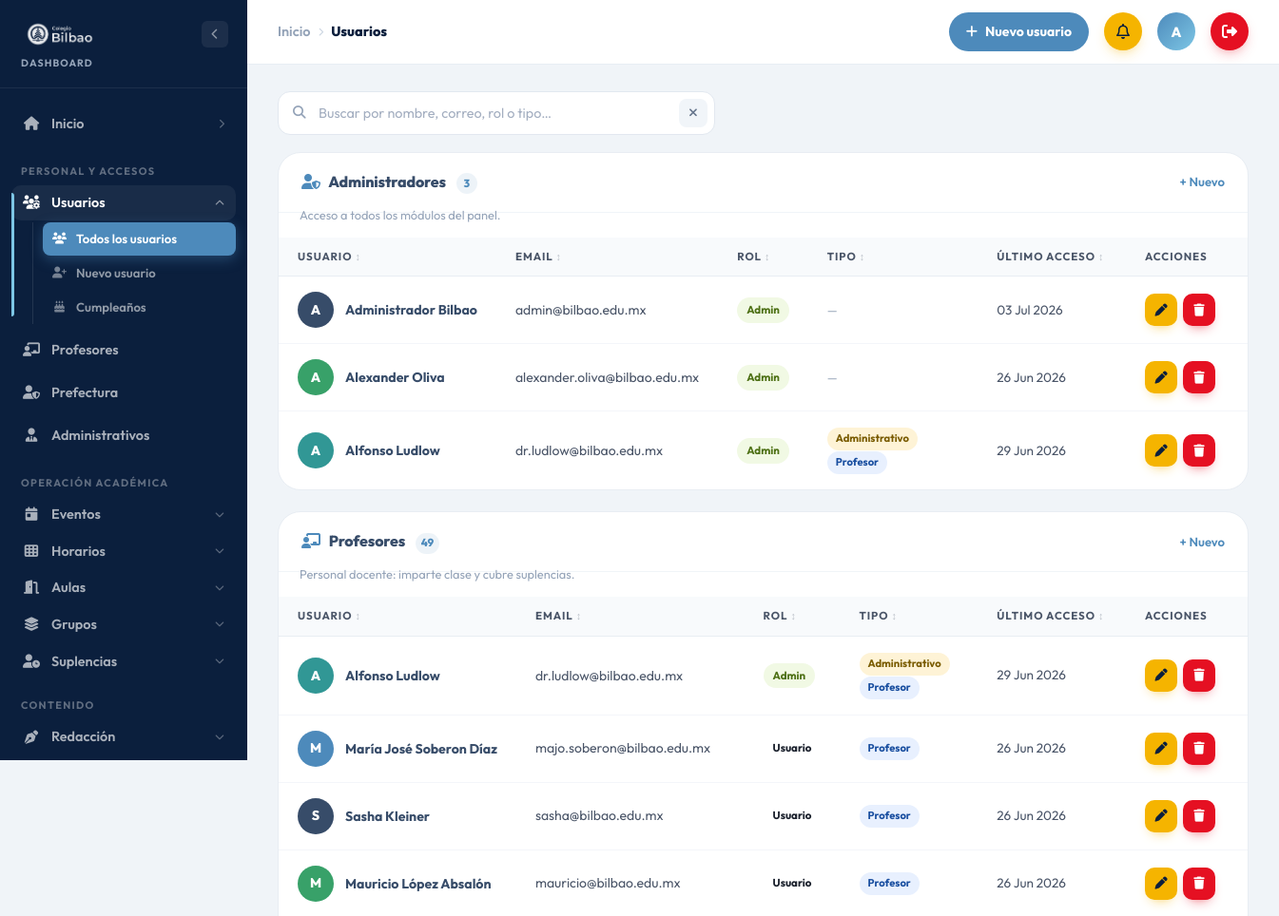
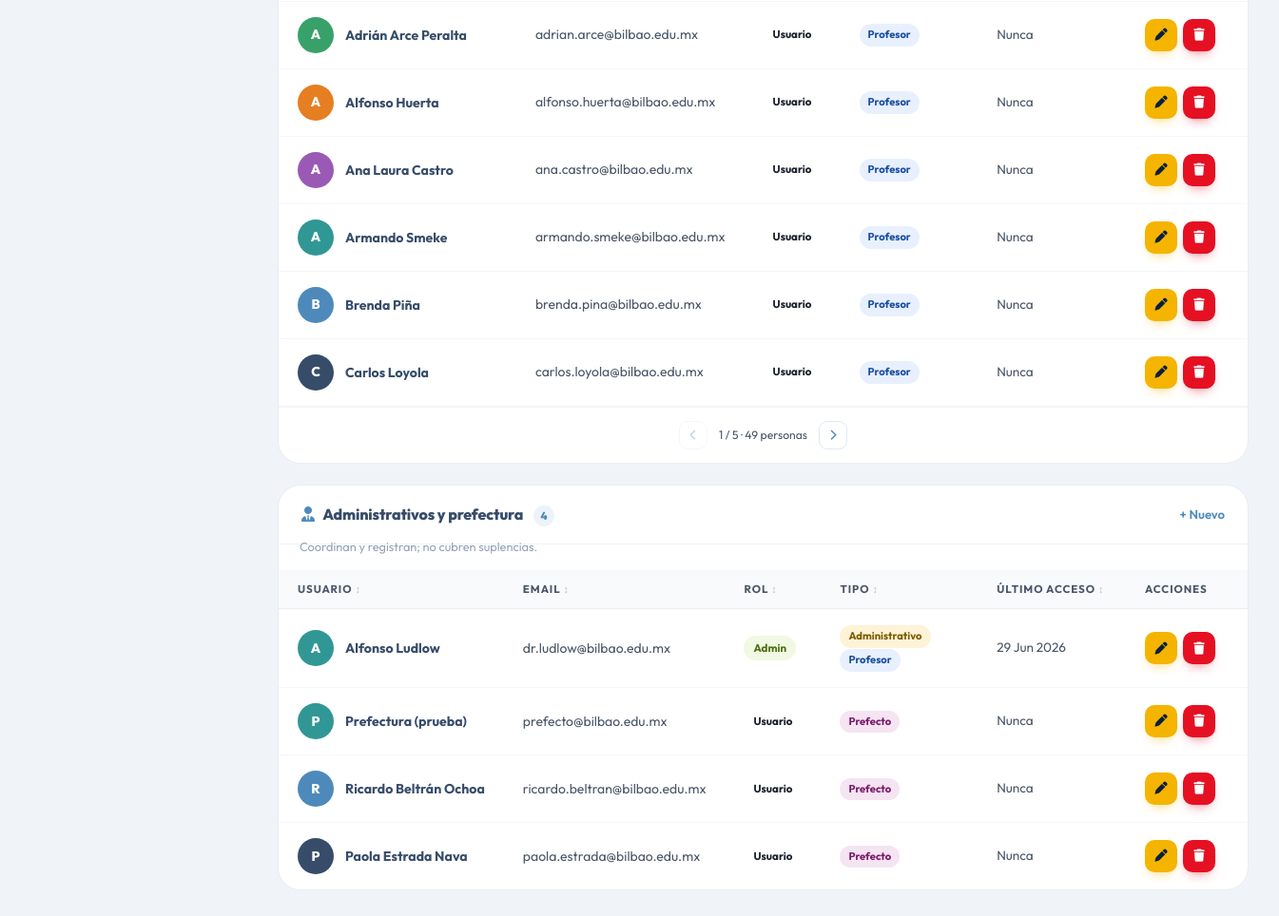
The page /dashboard/usuarios (signed in) on the database its author committed (2 pictures, top to bottom).
### tables this page shows
CREATE TABLE usuarios (
    id               INT UNSIGNED  NOT NULL AUTO_INCREMENT,
    nombre           VARCHAR(120)  NOT NULL,
    email            VARCHAR(180)  NOT NULL,
    password         VARCHAR(255)  NOT NULL,
    rol              ENUM('administrador','usuario') NOT NULL DEFAULT 'usuario',
    rol_redaccion    ENUM('revisor','editor') NULL,   
    tipo_personal    SET('profesor','prefecto','administrativo') NULL,  
    puede_suplir     TINYINT(1)    NOT NULL DEFAULT 1,  
    modulos          VARCHAR(255)  NULL,           
    fecha_nacimiento DATE          NULL,           
    avatar           VARCHAR(255)  NULL,
    ultimo_acceso    DATETIME      NULL,
    creado_en        TIMESTAMP     NOT NULL DEFAULT CURRENT_TIMESTAMP,
    PRIMARY KEY (id),
    UNIQUE KEY uq_email (email)
);

### views/blog/usuarios/index.php (the view, shortened to what the rows shown need)
<?php
$avatarColors = ['#4D8ABB', '#374C69', '#38A169', '#E67E22', '#9B59B6', '#319795'];
$puedeGestionar = ($_SESSION['blog_usuario']['rol'] ?? '') === 'administrador';
function formatAcceso(?string $fecha): string {
    if (!$fecha) return 'Nunca';
    $ts   = strtotime($fecha);
    $hoy  = strtotime('today');
    $ayer = strtotime('yesterday');
    return date('d M Y', $ts);
}
function rolBadgeClass(string $rol): string {
    return $rol === 'administrador' ? 'admin-badge--published' : '';
}
function rolLabel(string $rol): string {
    return $rol === 'administrador' ? 'Admin' : 'Usuario';
}
$ORDEN_TIPOS = ['administrativo', 'profesor', 'prefecto'];
$tiposDe = function ($u) use ($ORDEN_TIPOS) {
    $lista = array_filter(array_map('trim', explode(',', (string)($u->tipo_personal ?? ''))));
    return array_values(array_intersect($ORDEN_TIPOS, $lista));
};
$grupos = [
    [
        'clave'  => 'administradores',
        'titulo' => 'Administradores',
        'sub'    => 'Acceso a todos los módulos del panel.',
        'icon'   => 'fa-user-shield',
        'lista'  => array_values(array_filter($usuarios ?? [],
            fn($u) => $u->rol === 'administrador')),
    ],
    [
        'clave'  => 'profesores',
        'titulo' => 'Profesores',
        'sub'    => 'Personal docente: imparte clase y cubre suplencias.',
        'icon'   => 'fa-chalkboard-user',
        'lista'  => array_values(array_filter($usuarios ?? [],
            fn($u) => in_array('profesor', $tiposDe($u), true))),
    ],
    [
        'clave'  => 'administrativos',
        'titulo' => 'Administrativos y prefectura',
        'sub'    => 'Coordinan y registran; no cubren suplencias.',
        'icon'   => 'fa-user-tie',
        'lista'  => array_values(array_filter($usuarios ?? [],
            fn($u) => (bool)array_intersect(['administrativo', 'prefecto'], $tiposDe($u)))),
    ],
];
?>
<div class="admin-layout">
    <div class="admin-main">
        <main class="admin-content">
            <?php if (empty($usuarios)): ?>
            <div class="admin-panel">
                <div class="admin-empty-state">
                    <img src="/build/assets/img/alex/alex-volley.png" alt="Alex" class="admin-empty-state__img">
                    <p class="admin-empty-state__text">Aún no hay usuarios registrados.</p>
                    <a href="/dashboard/usuarios/crear" class="admin-btn admin-btn--primary">
                        <i class="fa-solid fa-user-plus"></i> Crear primer usuario
                    </a>
                </div>
            </div>
            <?php else: ?>
            <?php foreach ($grupos as $g): ?>
            <div class="admin-panel usr-panel" data-usr-panel>
                <div class="admin-panel__header">
                    <h2 class="admin-panel__title">
                        <i class="fa-solid <?= $g['icon'] ?> usr-panel__icon"></i>
                        <?= s($g['titulo']) ?>
                        <span class="admin-panel__count" data-usr-count><?= count($g['lista']) ?></span>
                    </h2>
                    <?php if ($puedeGestionar): ?>
                    <a href="/dashboard/usuarios/crear" class="admin-panel__action">+ Nuevo</a>
                    <?php endif; ?>
                </div>
                <p class="usr-panel__sub"><?= s($g['sub']) ?></p>
                <?php if (!$g['lista']): ?>
                <p class="usr-panel__vacio">Nadie en este grupo por ahora.</p>
                <?php else: ?>
                <div class="admin-table-scroll">
                    <table class="admin-table" data-table data-table-per="10" data-table-noun="personas">
                        <thead>
                            <tr>
                                <th data-sort="text">Usuario</th>
                                <th data-sort="text">Email</th>
                                <th data-sort="text">Rol</th>
                                <th data-sort="text">Tipo</th>
                                <th data-sort="date">Último acceso</th>
                                <th>Acciones</th>
                            </tr>
                        </thead>
                        <tbody>
                        <?php foreach ($g['lista'] as $i => $u): ?>
                            <?php
                                $color   = $avatarColors[$u->id % count($avatarColors)];
                                $inicial = strtoupper(mb_substr($u->nombre, 0, 1));
                                $tipos   = $tiposDe($u);
                                $buscable = mb_strtolower(implode(' ', array_filter([
                                    $u->nombre,
                                    $u->email,
                                    rolLabel($u->rol),
                                    implode(' ', $tipos),
                                    str_replace(',', ' ', (string)($u->modulos ?? '')),
                                ])), 'UTF-8');
                            ?>
                            <tr data-pager-item data-usr-row data-buscar="<?= s($buscable) ?>"<?= $i >= 10 ? ' class="is-hidden"' : '' ?>>
                                <td data-val="<?= s($u->nombre) ?>">
                                    <div style="display:flex;align-items:center;gap:.75rem;">
                                        <div class="admin-topbar__avatar" style="width:38px;height:38px;font-size:.875rem;flex-shrink:0;background:<?= s($color) ?>;">
                                            <?php if ($u->avatar): ?>
                                                <img src="<?= s($u->avatar) ?>" alt="" style="width:100%;height:100%;object-fit:cover;" onerror="this.parentElement.textContent='<?= s($inicial) ?>'">
                                            <?php else: ?>
                                                <?= s($inicial) ?>
                                            <?php endif; ?>
                                        </div>
                                        <div class="admin-table__title"><?= s($u->nombre) ?></div>
                                    </div>
                                </td>
                                <td style="color:var(--text-gray);font-size:.875rem;"><?= s($u->email) ?></td>
                                <td data-val="<?= s(rolLabel($u->rol)) ?>">
                                    <span class="admin-badge <?= rolBadgeClass($u->rol) ?>"><?= s(rolLabel($u->rol)) ?></span>
                                </td>
                                <td data-val="<?= s(implode(',', $tipos)) ?>">
                                    <?php if ($tipos): ?>
                                        <?php foreach ($tipos as $t): ?>
                                        <span class="usr-tipo usr-tipo--<?= s($t) ?>"><?= s(ucfirst($t)) ?></span>
                                        <?php endforeach; ?>
                                    <?php else: ?>
                                        <span class="usr-nil">—</span>
                                    <?php endif; ?>
                                </td>
                                <td data-val="<?= $u->ultimo_acceso ? s(date('Y-m-d H:i', strtotime($u->ultimo_acceso))) : '' ?>"
                                    style="font-size:.85rem;color:var(--text-gray);"><?= s(formatAcceso($u->ultimo_acceso)) ?></td>
                                <td>
                                    <?php if ($puedeGestionar): ?>
                                    <div class="admin-table__actions">
                                        <a href="/dashboard/usuarios/editar?id=<?= (int)$u->id ?>" class="admin-act admin-act--edit" title="Editar usuario">
                                            <i class="fa-solid fa-pen"></i>
                                        </a>
                                        <button
                                            type="button"
                                            class="admin-act admin-act--del"
                                            onclick="confirmarEliminar(<?= (int)$u->id ?>, '<?= s(addslashes($u->nombre)) ?>')"
                                            title="Eliminar usuario"
                                        >
                                            <i class="fa-solid fa-trash"></i>
                                        </button>
                                    </div>
                                    <?php else: ?>
                                    <span class="usr-nil">Solo lectura</span>
                                    <?php endif; ?>
                                </td>
                            </tr>
                        <?php endforeach; ?>
                        </tbody>
                    </table>
                </div>
                <?php endif; ?>
            </div>
            <?php endforeach; ?>
            <?php endif; ?>
        </main>
    </div>
</div>

### rows shown on the page
usuarios: nombre "A", nombre "Administrador Bilbao", email "admin@bilbao.edu.mx", rol "Admin", ultimo_acceso "03 Jul 2026"
usuarios: nombre "A", nombre "Alexander Oliva", email "alexander.oliva@bilbao.edu.mx", rol "Admin", ultimo_acceso "26 Jun 2026"
usuarios: nombre "A", nombre "Alfonso Ludlow", email "dr.ludlow@bilbao.edu.mx", rol "Admin", tipo_personal "Administrativo", tipo_personal "Profesor", ultimo_acceso "29 Jun 2026"
usuarios: nombre "M", nombre "María José Soberon Díaz", email "majo.soberon@bilbao.edu.mx", rol "Usuario", tipo_personal "Profesor", ultimo_acceso "26 Jun 2026"
usuarios: nombre "S", nombre "Sasha Kleiner", email "sasha@bilbao.edu.mx", rol "Usuario", tipo_personal "Profesor", ultimo_acceso "26 Jun 2026"
usuarios: nombre "M", nombre "Mauricio López Absalón", email "mauricio@bilbao.edu.mx", rol "Usuario", tipo_personal "Profesor", ultimo_acceso "26 Jun 2026"
usuarios: nombre "A", nombre "Adrián Arce Peralta", email "adrian.arce@bilbao.edu.mx", rol "Usuario", tipo_personal "Profesor", ultimo_acceso "Nunca"
usuarios: nombre "A", nombre "Alfonso Huerta", email "alfonso.huerta@bilbao.edu.mx", rol "Usuario", tipo_personal "Profesor", ultimo_acceso "Nunca"
usuarios: nombre "A", nombre "Ana Laura Castro", email "ana.castro@bilbao.edu.mx", rol "Usuario", tipo_personal "Profesor", ultimo_acceso "Nunca"
usuarios: nombre "A", nombre "Armando Smeke", email "armando.smeke@bilbao.edu.mx", rol "Usuario", tipo_personal "Profesor", ultimo_acceso "Nunca"
usuarios: nombre "B", nombre "Brenda Piña", email "brenda.pina@bilbao.edu.mx", rol "Usuario", tipo_personal "Profesor", ultimo_acceso "Nunca"
usuarios: nombre "C", nombre "Carlos Loyola", email "carlos.loyola@bilbao.edu.mx", rol "Usuario", tipo_personal "Profesor", ultimo_acceso "Nunca"
usuarios: nombre "P", nombre "Prefectura (prueba)", email "prefecto@bilbao.edu.mx", rol "Usuario", tipo_personal "Prefecto", ultimo_acceso "Nunca"
usuarios: nombre "R", nombre "Ricardo Beltrán Ochoa", email "ricardo.beltran@bilbao.edu.mx", rol "Usuario", tipo_personal "Prefecto", ultimo_acceso "Nunca"
usuarios: nombre "P", nombre "Paola Estrada Nava", email "paola.estrada@bilbao.edu.mx", rol "Usuario", tipo_personal "Prefecto", ultimo_acceso "Nunca"

### other values the page prints
$_cr['label'] "Inicio"
$_cr['label'] "Usuarios"
$_g['label'] "PERSONAL Y ACCESOS"
$_m['nombre'] "Usuarios"
$_s['label'] "Todos los usuarios"
$_s['label'] "Nuevo usuario"
$_s['label'] "Cumpleaños"
$_m['nombre'] "Profesores"
$_m['nombre'] "Prefectura"
$_m['nombre'] "Administrativos"
$_g['label'] "OPERACIÓN ACADÉMICA"
$_m['nombre'] "Eventos"
$_m['nombre'] "Horarios"
$_m['nombre'] "Aulas"
$_m['nombre'] "Grupos"
